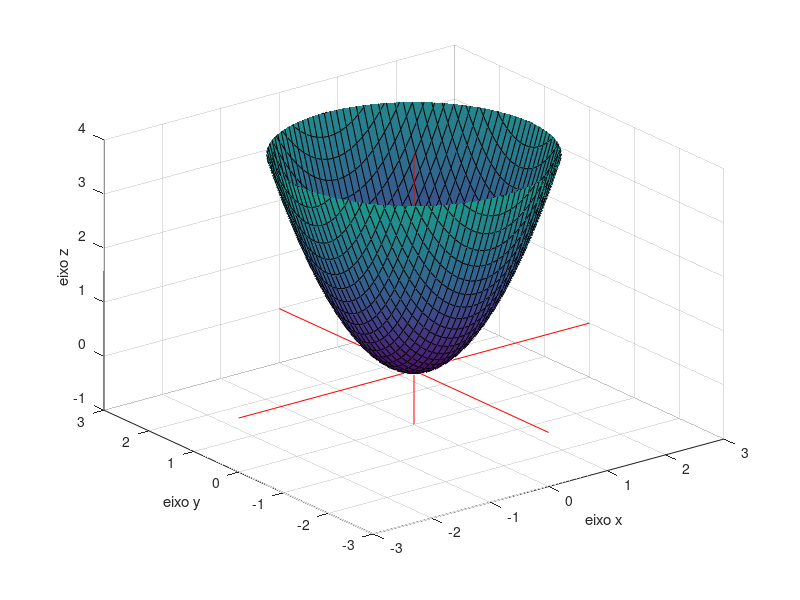

Source code (MATLAB):
[x,y]= meshgrid(-2:0.1:2, -2:0.1:2);
figure
surf(x,y,x.^2+y.^2)
hold on % hold all muda a cor sozinho
axis([-3 3 -3 3 -1 4]) % axis([xmin xmax ymin ymax zmin zmax])
xlabel('eixo x')
ylabel('eixo y')
zlabel('eixo z')

%XXX Plotando os eixos:
plot3([-3,3],[0,0],[0,0],'r')
plot3([0,0],[-3,3],[0,0],'r')
plot3([0,0],[0,0],[-1,9],'r')